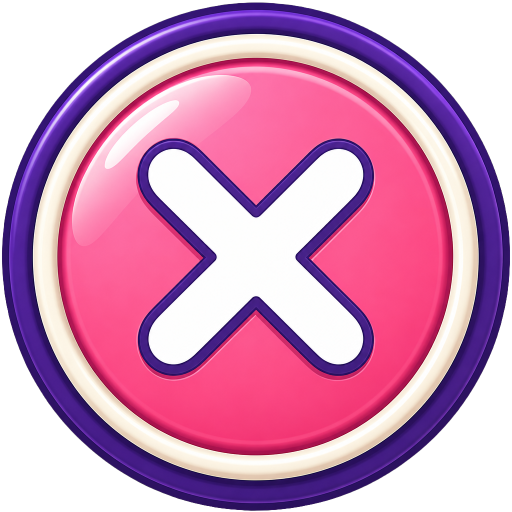
#> input picture tools/ai-item/btn-close.rmbg.png, 1024 x 1024 px (shown at 1/2 size)
$ python -i import-volume-sliders.py   (imports and definitions only)
#> lines starting #> are read from the running program, lines starting #| are printed output that depends on the picture
#> further down, picture is the input picture: PIL image 1024x1024 RGBA; mean R, G, B, A 150.4, 90.2, 128.3, 196.4
#!/usr/bin/env python3
"""AI volume slider chrome → nine-slice track/fill + thumb. Keep UUIDs."""

import shutil
from pathlib import Path

import numpy as np
from PIL import Image, ImageDraw

ROOT = Path(__file__).resolve().parents[1]
SRC_DIR = Path("/Users/sunix/.cursor/projects/Users-CreativeCenter-Suck/assets")
WORK = ROOT / "tools/ai-item"
OUT = ROOT / "assets/resources/ui"

TRACK_UUID = "7e22bb20-006b-4b02-8002-00000000006b"
FILL_UUID = "7e22bb20-006c-4b02-8002-00000000006c"
THUMB_UUID = "7e22bb20-006d-4b02-8002-00000000006d"

TRACK_H = 64
FILL_H = 56
THUMB_SIZE = 128
CENTER_W = 12


# [136 lines left out: functions write_meta, flood_alpha, decontaminate, fit_square, not called in this run]


def make_sliced_bar(im, dest_h, center_w=CENTER_W):
#> called with dest_h = 'out.png', center_w = 12
    bbox = im.getbbox()
#> bbox = (3, 4, 1021, 1022)
    if not bbox:
        raise RuntimeError("empty bar after cut")
    crop = im.crop(bbox)
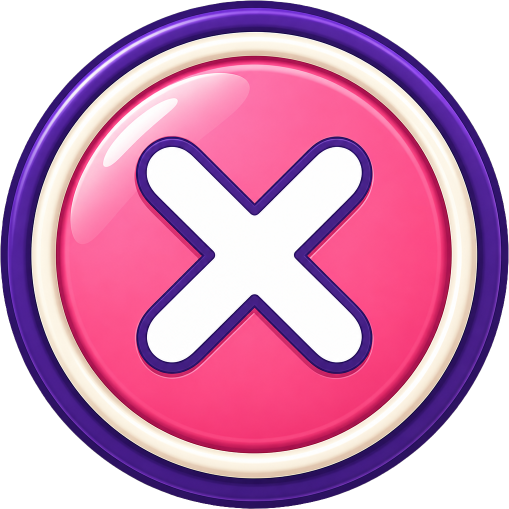
#> crop: PIL image 1018x1018 RGBA (shown at 1/2 size); mean R, G, B, A 152.2, 91.3, 129.8, 198.7; transparent parts drawn white
    pad = 3
    canvas = Image.new("RGBA", (crop.size[0] + pad * 2, crop.size[1] + pad * 2), (0, 0, 0, 0))
#> canvas: PIL image 1024x1024 RGBA; every value is 0
    canvas.paste(crop, (pad, pad), crop)
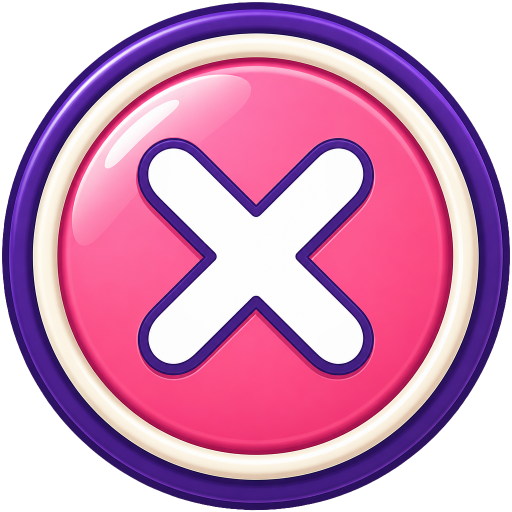
#> canvas: PIL image 1024x1024 RGBA (shown at 1/2 size); mean R, G, B, A 150, 90, 127.8, 195.7; transparent parts drawn white
#> (the run stopped early here; a loop or call above may not have finished)

$ run again, on tools/ai-item/ic-boost.rmbg.png
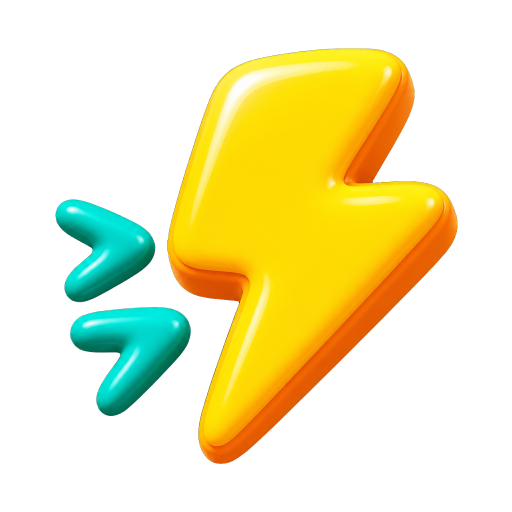
#> input picture tools/ai-item/ic-boost.rmbg.png, 1024 x 1024 px (shown at 1/2 size)
#> picture is the input picture: PIL image 1024x1024 RGBA; mean R, G, B, A 70.1, 63.8, 13.1, 84.6
#> bbox = (110, 96, 916, 928)
#> in make_sliced_bar, `crop = im.crop(bbox)`:
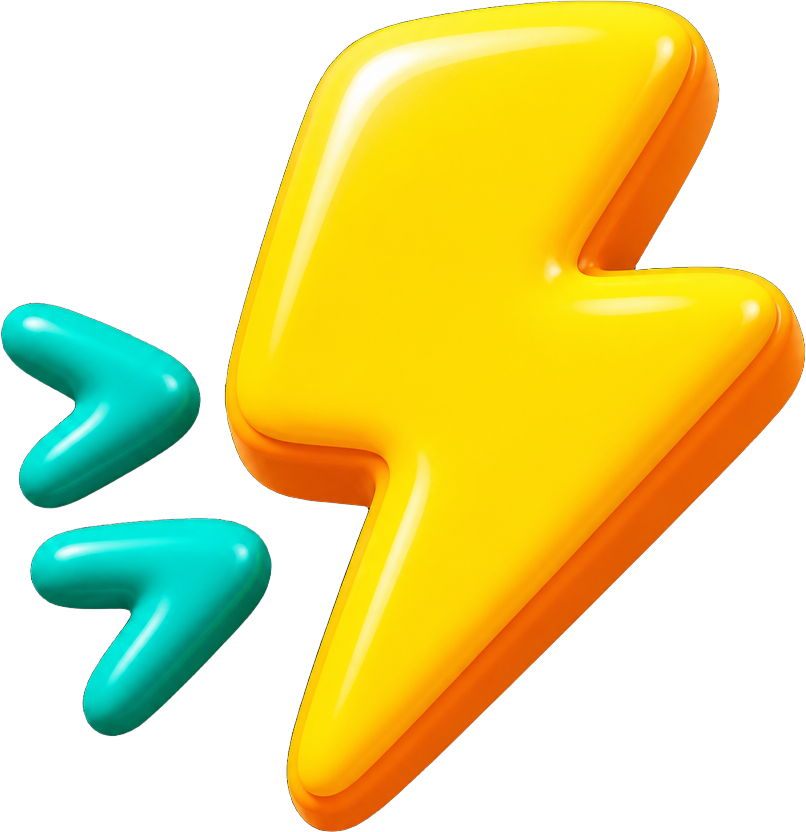
#> crop: PIL image 806x832 RGBA; mean R, G, B, A 109.6, 99.8, 20.5, 132.2; transparent parts drawn white
#> in make_sliced_bar, `canvas.paste(crop, (pad, pad), crop)`:
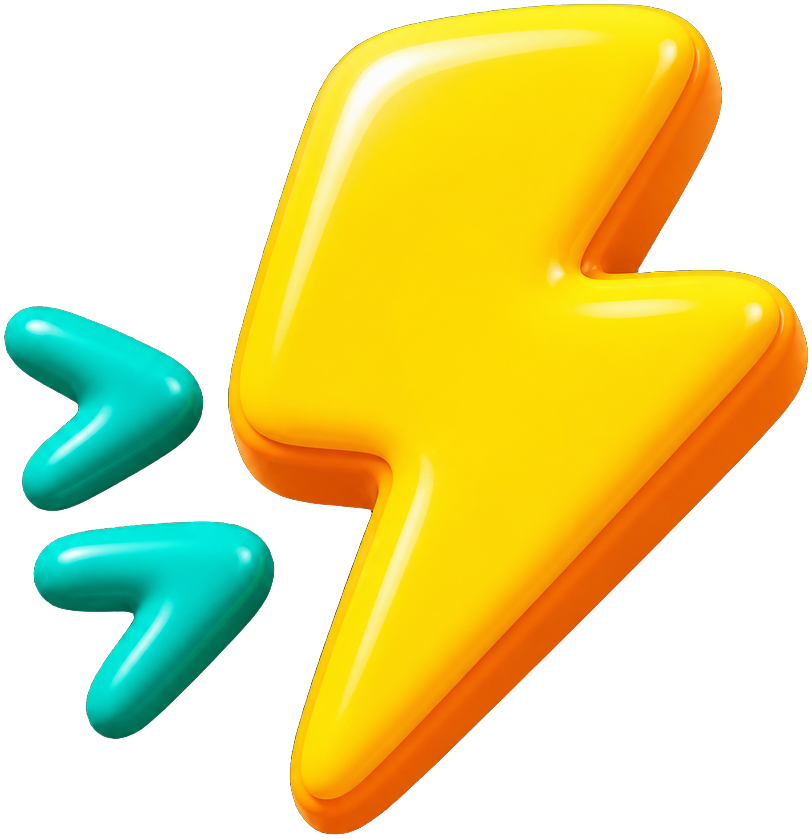
#> canvas: PIL image 812x838 RGBA; mean R, G, B, A 107.5, 97.9, 20.1, 129.6; transparent parts drawn white
